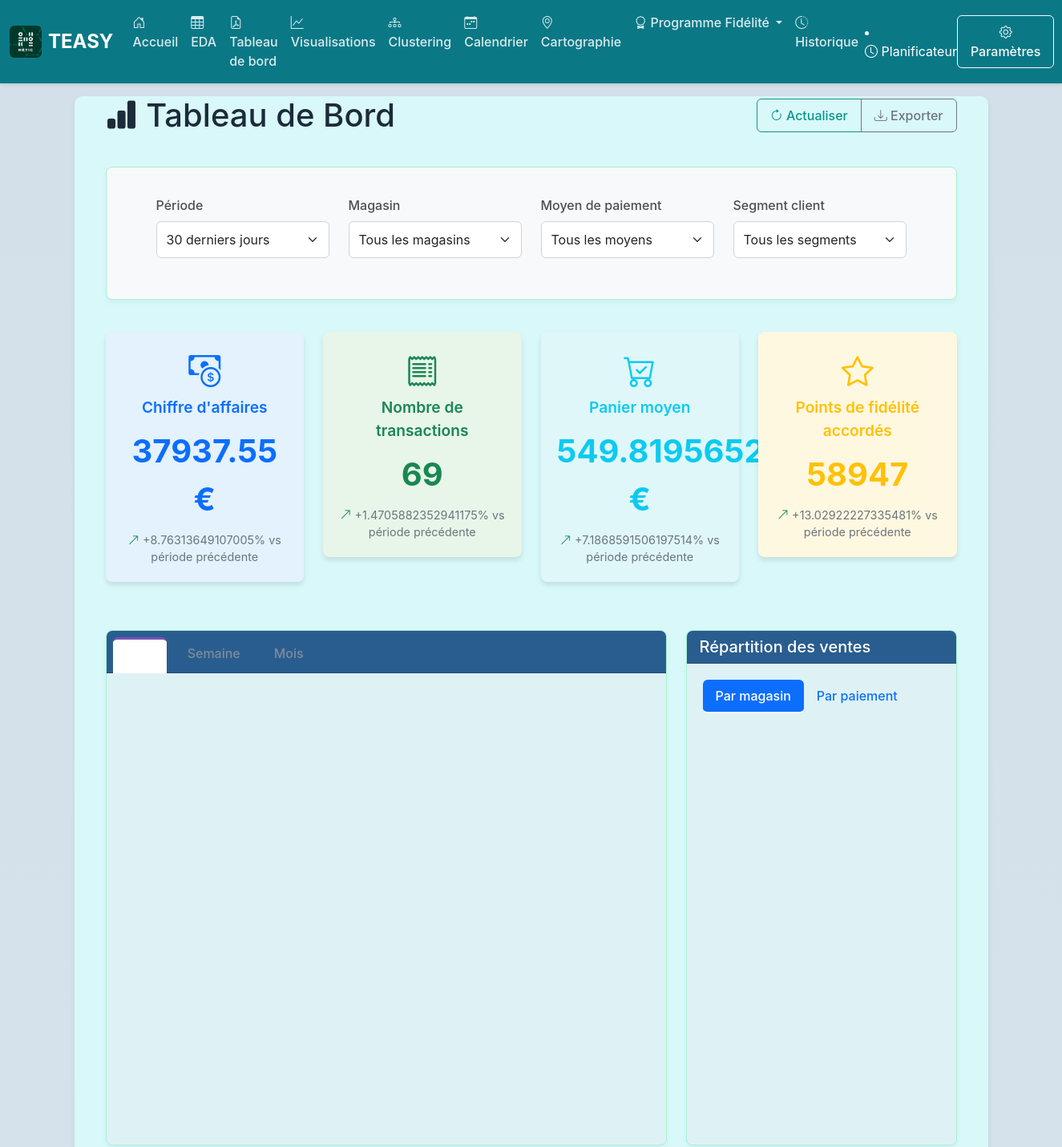
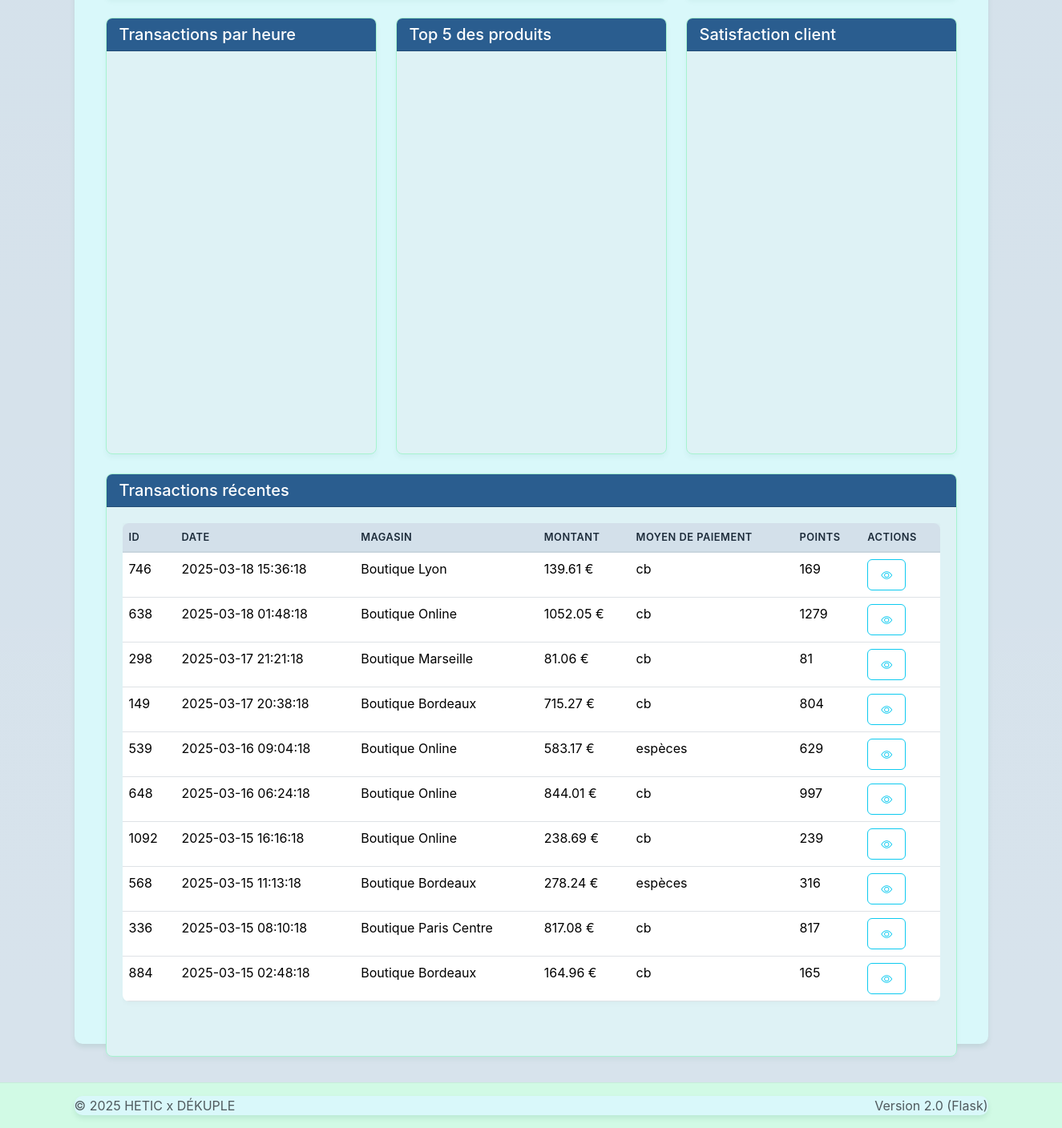
/dashboard, run on the app's committed database (2 pictures, top to bottom).
### tables this page shows
CREATE TABLE transactions (
    transaction_id INTEGER PRIMARY KEY AUTOINCREMENT,
    client_id INTEGER,
    carte_id INTEGER,
    magasin_id INTEGER,
    employe_id INTEGER,
    date_transaction DATETIME DEFAULT CURRENT_TIMESTAMP,
    montant_total REAL NOT NULL,
    montant_ht REAL,
    tva_montant REAL,
    type_paiement TEXT CHECK (type_paiement IN ('cb', 'espèces', 'chèque', 'mobile', 'mixte')),
    numero_facture TEXT,
    canal_vente TEXT DEFAULT 'magasin' CHECK (canal_vente IN ('magasin', 'en_ligne', 'application', 'telephone')),
    points_gagnes INTEGER DEFAULT 0,
    points_utilises INTEGER DEFAULT 0,
    commentaire TEXT,
    validation_source TEXT DEFAULT 'pos' CHECK (validation_source IN ('pos', 'ocr', 'manuel', 'api')),
    FOREIGN KEY (client_id) REFERENCES clients(client_id),
    FOREIGN KEY (carte_id) REFERENCES cartes_fidelite(carte_id),
    FOREIGN KEY (magasin_id) REFERENCES points_vente(magasin_id)
);

CREATE TABLE points_vente (
    magasin_id INTEGER PRIMARY KEY AUTOINCREMENT,
    nom TEXT NOT NULL,
    type TEXT CHECK (type IN ('flagship', 'franchise', 'corner', 'pop-up', 'online')),
    adresse TEXT,
    code_postal TEXT,
    ville TEXT,
    pays TEXT DEFAULT 'France',
    telephone TEXT,
    email TEXT,
    horaires TEXT,
    latitude REAL,
    longitude REAL,
    date_ouverture DATE,
    statut TEXT DEFAULT 'actif' CHECK (statut IN ('actif', 'inactif', 'fermé', 'temporaire'))
);

### app_routes.py (the view)
@app.route('/dashboard')
def dashboard():
    template_vars = {
        'magasins': [],
        'payment_methods': [],
        'kpi_ca': 0,
        'kpi_ca_trend': 0,
        'kpi_transactions': 0,
        'kpi_transactions_trend': 0,
        'kpi_panier_moyen': 0,
        'kpi_panier_moyen_trend': 0,
        'kpi_points': 0,
        'kpi_points_trend': 0,
        'recent_transactions': [],
        'error': None
    }
    db_path = 'modules/fidelity_db.sqlite'
    if not os.path.exists(db_path):
        template_vars['error'] = "Base de données non trouvée."
        return render_template('dashboard.html', **template_vars)
    try:
        conn = get_db_connection(db_path)
        template_vars['magasins'] = conn.execute("""
            SELECT magasin_id, nom FROM points_vente ORDER BY nom
        """).fetchall()
        template_vars['payment_methods'] = [row[0] for row in conn.execute("""
            SELECT DISTINCT type_paiement FROM transactions
            WHERE type_paiement IS NOT NULL
            ORDER BY type_paiement
        """).fetchall()]
        kpi_data = get_basic_kpis(conn)
        template_vars.update({
            'kpi_ca': kpi_data.get('ca', 0),
            'kpi_ca_trend': kpi_data.get('ca_trend', 0),
            'kpi_transactions': kpi_data.get('transactions', 0),
            'kpi_transactions_trend': kpi_data.get('transactions_trend', 0),
            'kpi_panier_moyen': kpi_data.get('panier_moyen', 0),
            'kpi_panier_moyen_trend': kpi_data.get('panier_moyen_trend', 0),
            'kpi_points': kpi_data.get('points', 0),
            'kpi_points_trend': kpi_data.get('points_trend', 0)
        })
        recent_transactions = conn.execute("""
            SELECT t.transaction_id as id, t.date_transaction, t.montant_total,
                   t.numero_facture, pv.nom as magasin, t.type_paiement as moyen_paiement,
                   t.points_gagnes
            FROM transactions t
            LEFT JOIN points_vente pv ON t.magasin_id = pv.magasin_id
            ORDER BY t.date_transaction DESC
            LIMIT 10
        """).fetchall()
        template_vars['recent_transactions'] = [dict(t) for t in recent_transactions]
        conn.close()
        return render_template('dashboard.html', **template_vars)
    except Exception as e:
        template_vars['error'] = f"Erreur de connexion à la base de données: {str(e)}"
        return render_template('dashboard.html', **template_vars)

### templates/dashboard.html (shortened to what this page needs)
{% extends "base.html" %}
{% block content %}
<div class="container-fluid">
    <div class="row mb-4">
        <div class="col-md-12">
            <div class="d-flex justify-content-between align-items-center">
                <h1 class="mb-0"><i class="bi bi-bar-chart-fill"></i> Tableau de Bord</h1>
                <div class="btn-group">
                    <button type="button" class="btn btn-outline-primary" id="refreshData">
                        <i class="bi bi-arrow-clockwise"></i> Actualiser
                    </button>
                    <button type="button" class="btn btn-outline-secondary" data-bs-toggle="modal" data-bs-target="#exportModal">
                        <i class="bi bi-download"></i> Exporter
                    </button>
                </div>
            </div>
        </div>
    </div>
    <div class="row mb-4">
        <div class="col-md-12">
            <div class="card filter-section">
                <div class="card-body">
                    <div class="row">
                        <div class="col-md-3 mb-3">
                            <label for="dateRangeFilter" class="form-label">Période</label>
                            <select class="form-select" id="dateRangeFilter">
                                <option value="30" selected>30 derniers jours</option>
                            </select>
                        </div>
                        <div class="col-md-3 mb-3">
                            <label for="storeFilter" class="form-label">Magasin</label>
                            <select class="form-select" id="storeFilter">
                                <option value="all" selected>Tous les magasins</option>
                            </select>
                        </div>
                        <div class="col-md-3 mb-3">
                            <label for="paymentFilter" class="form-label">Moyen de paiement</label>
                            <select class="form-select" id="paymentFilter">
                                <option value="all" selected>Tous les moyens</option>
                            </select>
                        </div>
                        <div class="col-md-3 mb-3">
                            <label for="clientSegmentFilter" class="form-label">Segment client</label>
                            <select class="form-select" id="clientSegmentFilter">
                                <option value="all" selected>Tous les segments</option>
                            </select>
                        </div>
                    </div>
                </div>
            </div>
        </div>
    </div>
    <div class="row mb-4">
        <div class="col-md-3">
            <div class="kpi-card bg-primary-light" id="kpi-ca">
                <i class="bi bi-cash-coin fs-1"></i>
                <div class="kpi-title">Chiffre d'affaires</div>
                <div class="kpi-value">{{ kpi_ca|default('0') }} €</div>
                <div class="kpi-description">
                    <span id="kpi-ca-trend">
                        {% if kpi_ca_trend > 0 %}
                        <i class="bi bi-arrow-up-right text-success"></i> +{{ kpi_ca_trend }}%
                        {% elif kpi_ca_trend < 0 %}
                        <i class="bi bi-arrow-down-right text-danger"></i> {{ kpi_ca_trend }}%
                        {% else %}
                        <i class="bi bi-dash"></i> 0%
                        {% endif %}
                    </span>
                    vs période précédente
                </div>
            </div>
        </div>
        <div class="col-md-3">
            <div class="kpi-card bg-success-light" id="kpi-transactions">
                <i class="bi bi-receipt fs-1"></i>
                <div class="kpi-title">Nombre de transactions</div>
                <div class="kpi-value">{{ kpi_transactions|default('0') }}</div>
                <div class="kpi-description">
                    <span id="kpi-transactions-trend">
                        {% if kpi_transactions_trend > 0 %}
                        <i class="bi bi-arrow-up-right text-success"></i> +{{ kpi_transactions_trend }}%
                        {% elif kpi_transactions_trend < 0 %}
                        <i class="bi bi-arrow-down-right text-danger"></i> {{ kpi_transactions_trend }}%
                        {% else %}
                        <i class="bi bi-dash"></i> 0%
                        {% endif %}
                    </span>
                    vs période précédente
                </div>
            </div>
        </div>
        <div class="col-md-3">
            <div class="kpi-card bg-info-light" id="kpi-panier-moyen">
                <i class="bi bi-cart-check fs-1"></i>
                <div class="kpi-title">Panier moyen</div>
                <div class="kpi-value">{{ kpi_panier_moyen|default('0') }} €</div>
                <div class="kpi-description">
                    <span id="kpi-panier-moyen-trend">
                        {% if kpi_panier_moyen_trend > 0 %}
                        <i class="bi bi-arrow-up-right text-success"></i> +{{ kpi_panier_moyen_trend }}%
                        {% elif kpi_panier_moyen_trend < 0 %}
                        <i class="bi bi-arrow-down-right text-danger"></i> {{ kpi_panier_moyen_trend }}%
                        {% else %}
                        <i class="bi bi-dash"></i> 0%
                        {% endif %}
                    </span>
                    vs période précédente
                </div>
            </div>
        </div>
        <div class="col-md-3">
            <div class="kpi-card bg-warning-light" id="kpi-points">
                <i class="bi bi-star fs-1"></i>
                <div class="kpi-title">Points de fidélité accordés</div>
                <div class="kpi-value">{{ kpi_points|default('0') }}</div>
                <div class="kpi-description">
                    <span id="kpi-points-trend">
                        {% if kpi_points_trend > 0 %}
                        <i class="bi bi-arrow-up-right text-success"></i> +{{ kpi_points_trend }}%
                        {% elif kpi_points_trend < 0 %}
                        <i class="bi bi-arrow-down-right text-danger"></i> {{ kpi_points_trend }}%
                        {% else %}
                        <i class="bi bi-dash"></i> 0%
                        {% endif %}
                    </span>
                    vs période précédente
                </div>
            </div>
        </div>
    </div>
    <div class="row mb-4">
        <div class="col-md-8">
            <div class="card dashboard-card h-100">
                <div class="card-header">
                    <ul class="nav nav-tabs card-header-tabs" id="salesChartTabs" role="tablist">
                        <li class="nav-item" role="presentation">
                            <button class="nav-link active" id="daily-tab" data-bs-toggle="tab" data-bs-target="#daily-tab-pane" type="button" role="tab" aria-controls="daily-tab-pane" aria-selected="true">Jour</button>
                        </li>
                        <li class="nav-item" role="presentation">
                            <button class="nav-link" id="weekly-tab" data-bs-toggle="tab" data-bs-target="#weekly-tab-pane" type="button" role="tab" aria-controls="weekly-tab-pane" aria-selected="false">Semaine</button>
                        </li>
                        <li class="nav-item" role="presentation">
                            <button class="nav-link" id="monthly-tab" data-bs-toggle="tab" data-bs-target="#monthly-tab-pane" type="button" role="tab" aria-controls="monthly-tab-pane" aria-selected="false">Mois</button>
                        </li>
                    </ul>
                </div>
                <div class="card-body">
                    <div class="tab-content" id="salesChartTabsContent">
                        <div class="tab-pane fade show active" id="daily-tab-pane" role="tabpanel" aria-labelledby="daily-tab" tabindex="0">
                            <div id="dailySalesChart" class="chart-container"></div>
                        </div>
                    </div>
                </div>
            </div>
        </div>
        <div class="col-md-4">
            <div class="card dashboard-card h-100">
                <div class="card-header">
                    <h5 class="mb-0">Répartition des ventes</h5>
                </div>
                <div class="card-body">
                    <ul class="nav nav-pills mb-3" id="distributionTabs" role="tablist">
                        <li class="nav-item" role="presentation">
                            <button class="nav-link active" id="by-store-tab" data-bs-toggle="pill" data-bs-target="#by-store-content" type="button" role="tab" aria-controls="by-store-content" aria-selected="true">Par magasin</button>
                        </li>
                        <li class="nav-item" role="presentation">
                            <button class="nav-link" id="by-payment-tab" data-bs-toggle="pill" data-bs-target="#by-payment-content" type="button" role="tab" aria-controls="by-payment-content" aria-selected="false">Par paiement</button>
                        </li>
                    </ul>
                    <div class="tab-content" id="distributionTabsContent">
                        <div class="tab-pane fade show active" id="by-store-content" role="tabpanel" aria-labelledby="by-store-tab" tabindex="0">
                            <div id="storeDistributionChart" class="chart-container"></div>
                        </div>
                    </div>
                </div>
            </div>
        </div>
    </div>
    <div class="row mb-4">
        <div class="col-md-4">
            <div class="card dashboard-card">
                <div class="card-header">
                    <h5 class="mb-0">Transactions par heure</h5>
                </div>
                <div class="card-body">
                    <div id="hourlyDistributionChart" class="chart-container"></div>
                </div>
            </div>
        </div>
        <div class="col-md-4">
            <div class="card dashboard-card">
                <div class="card-header">
                    <h5 class="mb-0">Top 5 des produits</h5>
                </div>
                <div class="card-body">
                    <div id="topProductsChart" class="chart-container"></div>
                </div>
            </div>
        </div>
        <div class="col-md-4">
            <div class="card dashboard-card">
                <div class="card-header">
                    <h5 class="mb-0">Satisfaction client</h5>
                </div>
                <div class="card-body">
                    <div id="customerSatisfactionChart" class="chart-container"></div>
                </div>
            </div>
        </div>
    </div>
    <div class="row">
        <div class="col-md-12">
            <div class="card dashboard-card">
                <div class="card-header">
                    <h5 class="mb-0">Transactions récentes</h5>
                </div>
                <div class="card-body">
                    <div class="table-responsive">
                        <table class="table table-hover">
                            <thead>
                                <tr>
                                    <th>ID</th>
                                    <th>Date</th>
                                    <th>Magasin</th>
                                    <th>Montant</th>
                                    <th>Moyen de paiement</th>
                                    <th>Points</th>
                                    <th>Actions</th>
                                </tr>
                            </thead>
                            <tbody id="recentTransactionsTable">
                                {% for t in recent_transactions %}
                                <tr>
                                    <td>{{ t.id }}</td>
                                    <td>{{ t.date_transaction }}</td>
                                    <td>{{ t.magasin }}</td>
                                    <td>{{ t.montant_total }} €</td>
                                    <td>{{ t.moyen_paiement }}</td>
                                    <td>{{ t.points_gagnes }}</td>
                                    <td>
                                        <button class="btn btn-sm btn-outline-info" data-transaction-id="{{ t.id }}">
                                            <i class="bi bi-eye"></i>
                                        </button>
                                    </td>
                                </tr>
                                {% endfor %}
                            </tbody>
                        </table>
                    </div>
                </div>
            </div>
        </div>
    </div>
</div>
{% endblock %}

### data on the page
transactions: id "746", date_transaction "2025-03-18 15:36:18", magasin "Boutique Lyon", montant_total "139.61", moyen_paiement "cb", points_gagnes "169"
transactions: id "638", date_transaction "2025-03-18 01:48:18", magasin "Boutique Online", montant_total "1052.05", moyen_paiement "cb", points_gagnes "1279"
transactions: id "298", date_transaction "2025-03-17 21:21:18", magasin "Boutique Marseille", montant_total "81.06", moyen_paiement "cb", points_gagnes "81"
transactions: id "149", date_transaction "2025-03-17 20:38:18", magasin "Boutique Bordeaux", montant_total "715.27", moyen_paiement "cb", points_gagnes "804"
transactions: id "539", date_transaction "2025-03-16 09:04:18", magasin "Boutique Online", montant_total "583.17", moyen_paiement "espèces", points_gagnes "629"
transactions: id "648", date_transaction "2025-03-16 06:24:18", magasin "Boutique Online", montant_total "844.01", moyen_paiement "cb", points_gagnes "997"
transactions: id "1092", date_transaction "2025-03-15 16:16:18", magasin "Boutique Online", montant_total "238.69", moyen_paiement "cb", points_gagnes "239"
transactions: id "568", date_transaction "2025-03-15 11:13:18", magasin "Boutique Bordeaux", montant_total "278.24", moyen_paiement "espèces", points_gagnes "316"
transactions: id "336", date_transaction "2025-03-15 08:10:18", magasin "Boutique Paris Centre", montant_total "817.08", moyen_paiement "cb", points_gagnes "817"
transactions: id "884", date_transaction "2025-03-15 02:48:18", magasin "Boutique Bordeaux", montant_total "164.96", moyen_paiement "cb", points_gagnes "165"

### other printed values
{{ kpi_ca|default('0') }} "37937.55"
{{ kpi_ca_trend }} "8.76313649107005"
{{ kpi_transactions|default('0') }} "69"
{{ kpi_transactions_trend }} "1.4705882352941175"
{{ kpi_panier_moyen|default('0') }} "549.8195652173913"
{{ kpi_panier_moyen_trend }} "7.1868591506197514"
{{ kpi_points|default('0') }} "58947"
{{ kpi_points_trend }} "13.02922227335481"
